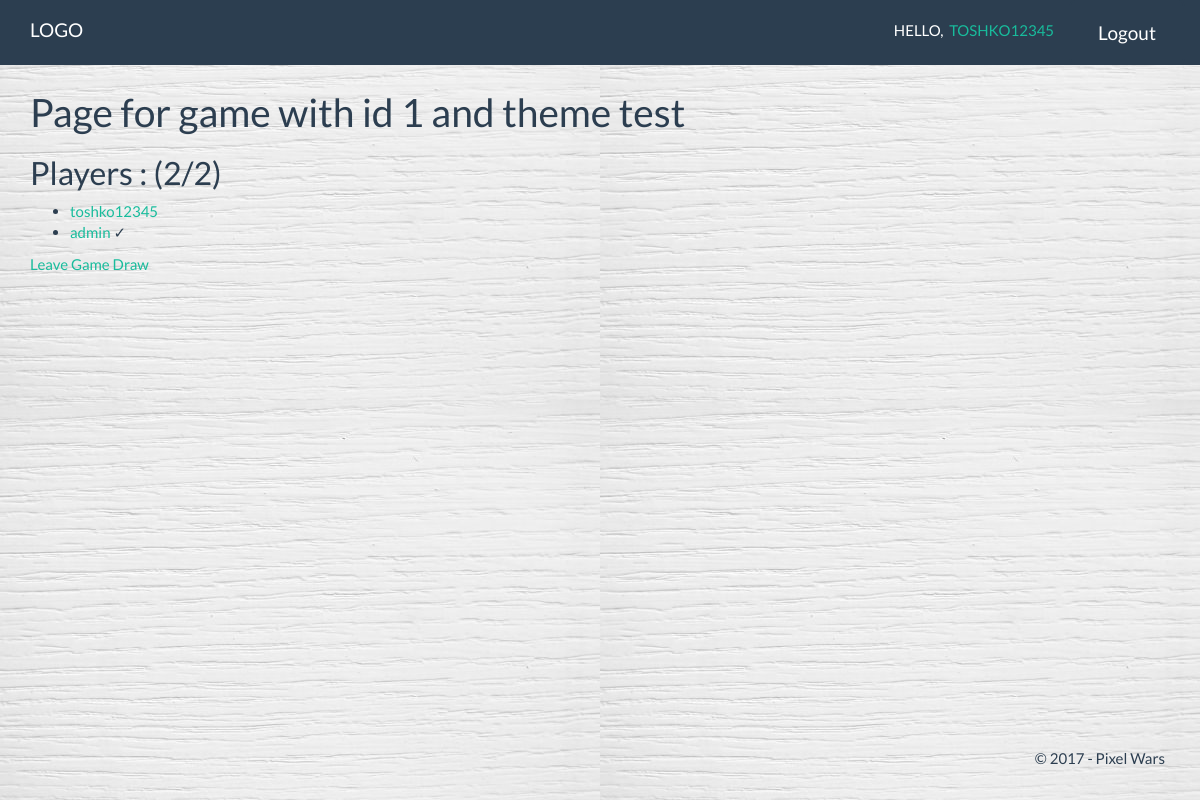
Screenshot of /pixelwars/standart/1/ (signed in) with the database file from the repository.
### pixelwars/models.py (models this page shows, shortened)
class Game(models.Model):
    theme = models.CharField(max_length=100, null=True)
    active = models.BooleanField(default=True)
    drawing1 = models.ImageField(null=True, upload_to="gallery/")
    drawing2 = models.ImageField(null=True, upload_to="gallery/"    )
    player1 = models.ForeignKey(Player, null=True, related_name="player1")
    player2 = models.ForeignKey(Player, null=True, related_name="player2")
    judgeable = models.BooleanField(default=False)

class Player(models.Model):
    user = models.OneToOneField(User, null=True, unique=True)
    name = models.CharField(max_length=250, null=True)
    wins = models.IntegerField(default=0)
    hasDrawed = models.BooleanField(default=False)

### pixelwars/views.py (the view)
# urls.py: url(r'standart/(?P<id>\d+)/$', views.readstandart, name='readstandart'),
def readstandart(request, id):
    game = get_object_or_404(Game, id=id)
    players = []
    if (game.player1 != None):
        players.append(game.player1)
    if (game.player2 != None):
        players.append(game.player2)
    canPlay = False
    canJoin = False
    canLeave = False
    currentPlayer = Player.objects.get(user=request.user)
    if (currentPlayer in players):
        canLeave = True
    playerCount = len(players)
    if (currentPlayer in players and not currentPlayer.hasDrawed):
        canPlay = True
    if (not currentPlayer in players and notActiveGameOrNoGame(currentPlayer)):
        canJoin = True
    context = {
        'canJoin': canJoin,
        'canPlay': canPlay,
        'currentPlayer': currentPlayer,
        'playerCount': playerCount,
        'canLeave': canLeave,
        'players': players,
        'game': game,
    }
    return render(request, 'pixelwars/standart/read.html', context)

### pixelwars/templates/pixelwars/standart/read.html (shortened to what this page needs)
{% extends 'pixelwars/base.html' %}
{% block main %}
    <div class="container">
        <h1>Page for game with id {{ game.id }} and theme {{ game.theme }}</h1>
        <h2>Players : ({{ playerCount }}/2)</h2>
        <ul>
            {% if players %}
                {% for player in players %}
                    <li><a href="{% url 'pixelwars:viewUser' player.user.id %}">{{ player.name }} </a>
                        {% if player.hasDrawed %}&#10003;{% endif %}</li>
                {% endfor %}
            {% else %}
                <div>No players. :(</div>
            {% endif %}
        </ul>
        {% if canLeave %}
            <a href="{% url 'pixelwars:leaveGame' game.id %}">Leave Game</a>
        {% endif %}
        {% if canPlay %}
            <a href="{% url 'pixelwars:draw' game.id %}">Draw</a>
        {% endif %}
    </div>
{% endblock %}

### pixelwars/templates/pixelwars/base.html (shortened to what this page needs)
{% load staticfiles %}
<!DOCTYPE html>
<html lang="en">
<head>
    <link rel="stylesheet" href="{% static 'pixelwars/canvasshit/styles.css' %}">
    <link rel="stylesheet" href="{% static 'pixelwars/css/style.css' %}">
    <link rel="stylesheet" href="{% static 'pixelwars/css/flipclock.css' %}">
</head>
<body>
<header>
    <div class="navbar navbar-default navbar-fixed-top text-uppercase">
        <div class="container">
            <div class="navbar-header">
                <a href="{% url 'pixelwars:index' %}" class="navbar-brand">LOGO</a>
            </div>
            <div class="navbar-collapse collapse">
                <ul class="nav navbar-nav navbar-right">
                    {% if user.is_authenticated %}
                        <li><span class="navbar-text">Hello, &nbsp;<a href="{% url 'pixelwars:viewUser' user.id %}">{{ user.get_username }}</a></span></li>
                        <li><form action="{% url 'pixelwars:logout' %}"><button class="btn btn-primary btn-lg" type="submit">Logout</button></form></li>
                    {% else %}
                        <li><button type="button" class="btn btn-primary btn-lg" data-toggle="modal" data-target="#myModal">Login</button></li>
                        <li><button type="button" class="btn btn-primary btn-lg" data-toggle="modal" data-target="#exampleModal">Register</button></li>
                    {% endif %}
                </ul>
            </div>
        </div>
    </div>
</header>
<main>
{% block main %}
{% endblock %}
</main>
    <footer class="necukaem navbar-fixed-bottom">
        <div class="container modal-footer">
            <p>&copy; 2017 - Pixel Wars</p>
        </div>
    </footer>
</body>
</html>

### rows the page displays
Game: id "1", theme "test"
Player: name "toshko12345"
Player: name "admin"

### other values shown
{{ user.get_username }} "TOSHKO12345"
{{ playerCount }} "2"
